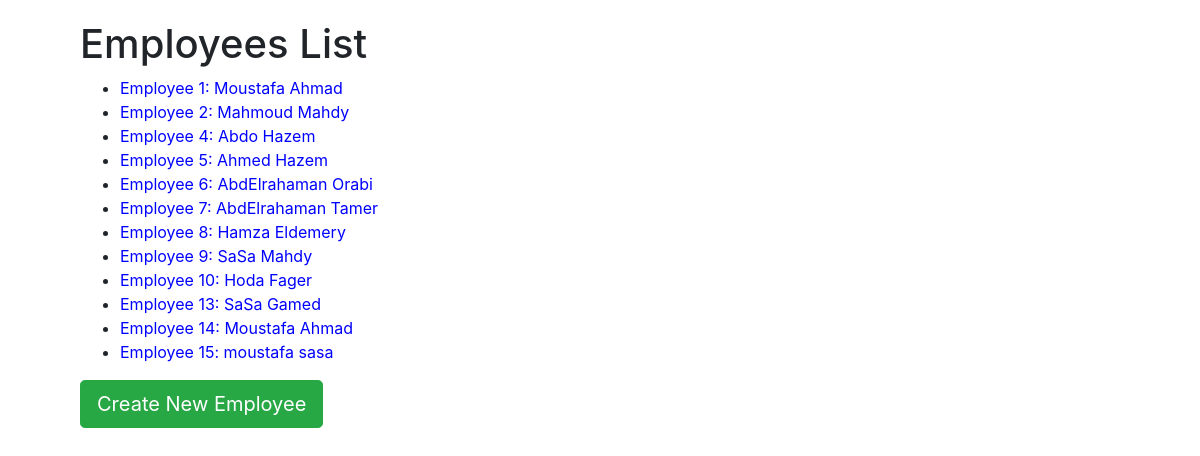
The app's page /Employees/ with its own data.
### WebApp/models.py (models this page shows)
class Employees (models.Model):
    first_name = models.CharField(max_length=64)
    last_name = models.CharField(max_length=64)
    salary = models.IntegerField()

### WebApp/views.py (the view)
# urls.py: path('Employees/', views.EmployeesList.as_view(), name="employees"),
class EmployeesList(APIView):
    renderer_classes = [TemplateHTMLRenderer]
    template_name = "employees/EmployeesList.html"
    def get(self, request):
        queryset = Employees.objects.all()
        return Response({
            "employees": queryset
        })

### WebApp/templates/employees/EmployeesList.html
{% extends "employees/layout.html" %}
{% load rest_framework %}
{% block body %}
    <div style="padding-left: 80px; padding-top: 20px;">
        <h1>Employees List</h1>
        <ul >
            {% for employee in employees %}
                <li>
                    <a href="{% url 'employeedetail' employee.pk %}" style="color: blue; text-decoration: cornsilk;">
                        Employee {{ employee.id }}: {{ employee.first_name }} {{ employee.last_name }}
                    </a>
                </li>
            {% endfor %}
        </ul>
        <a href="{% url 'create' %}" class="btn btn-lg btn-success">Create New Employee</a>
    </div>
{% endblock %}

### records on screen
Employees: id "1", first_name "Moustafa", last_name "Ahmad"
Employees: id "2", first_name "Mahmoud", last_name "Mahdy"
Employees: id "4", first_name "Abdo", last_name "Hazem"
Employees: id "5", first_name "Ahmed", last_name "Hazem"
Employees: id "6", first_name "AbdElrahaman", last_name "Orabi"
Employees: id "7", first_name "AbdElrahaman", last_name "Tamer"
Employees: id "8", first_name "Hamza", last_name "Eldemery"
Employees: id "9", first_name "SaSa", last_name "Mahdy"
Employees: id "10", first_name "Hoda", last_name "Fager"
Employees: id "13", first_name "SaSa", last_name "Gamed"
Employees: id "14", first_name "Moustafa", last_name "Ahmad"
Employees: id "15", first_name "moustafa", last_name "sasa"
